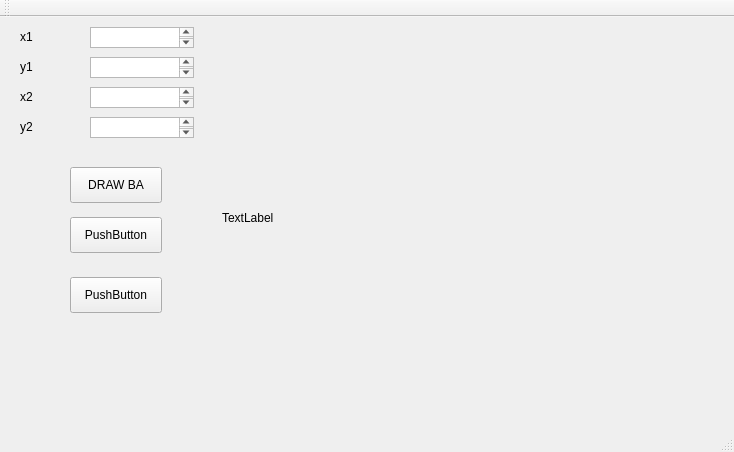
<?xml version="1.0" encoding="UTF-8"?>
<ui version="4.0">
 <class>MainWindow</class>
 <widget class="QMainWindow" name="MainWindow">
  <property name="geometry">
   <rect>
    <x>0</x>
    <y>0</y>
    <width>734</width>
    <height>452</height>
   </rect>
  </property>
  <property name="windowTitle">
   <string>MainWindow</string>
  </property>
  <widget class="QWidget" name="centralWidget">
   <widget class="QLabel" name="label">
    <property name="geometry">
     <rect>
      <x>20</x>
      <y>10</y>
      <width>63</width>
      <height>20</height>
     </rect>
    </property>
    <property name="text">
     <string>x1</string>
    </property>
   </widget>
   <widget class="QLabel" name="label_2">
    <property name="geometry">
     <rect>
      <x>20</x>
      <y>40</y>
      <width>63</width>
      <height>20</height>
     </rect>
    </property>
    <property name="text">
     <string>y1</string>
    </property>
   </widget>
   <widget class="QLabel" name="label_3">
    <property name="geometry">
     <rect>
      <x>20</x>
      <y>70</y>
      <width>63</width>
      <height>20</height>
     </rect>
    </property>
    <property name="text">
     <string>x2</string>
    </property>
   </widget>
   <widget class="QLabel" name="label_4">
    <property name="geometry">
     <rect>
      <x>20</x>
      <y>100</y>
      <width>63</width>
      <height>20</height>
     </rect>
    </property>
    <property name="text">
     <string>y2</string>
    </property>
   </widget>
   <widget class="QTextEdit" name="textEdit">
    <property name="geometry">
     <rect>
      <x>90</x>
      <y>10</y>
      <width>104</width>
      <height>21</height>
     </rect>
    </property>
   </widget>
   <widget class="QTextEdit" name="textEdit_2">
    <property name="geometry">
     <rect>
      <x>90</x>
      <y>40</y>
      <width>104</width>
      <height>21</height>
     </rect>
    </property>
   </widget>
   <widget class="QTextEdit" name="textEdit_3">
    <property name="geometry">
     <rect>
      <x>90</x>
      <y>70</y>
      <width>104</width>
      <height>21</height>
     </rect>
    </property>
   </widget>
   <widget class="QTextEdit" name="textEdit_4">
    <property name="geometry">
     <rect>
      <x>90</x>
      <y>100</y>
      <width>104</width>
      <height>21</height>
     </rect>
    </property>
   </widget>
   <widget class="QPushButton" name="pushButton">
    <property name="geometry">
     <rect>
      <x>70</x>
      <y>150</y>
      <width>92</width>
      <height>36</height>
     </rect>
    </property>
    <property name="text">
     <string>DRAW BA</string>
    </property>
   </widget>
   <widget class="QPushButton" name="pushButton_2">
    <property name="geometry">
     <rect>
      <x>70</x>
      <y>200</y>
      <width>92</width>
      <height>36</height>
     </rect>
    </property>
    <property name="text">
     <string>PushButton</string>
    </property>
   </widget>
   <widget class="QPushButton" name="pushButton_3">
    <property name="geometry">
     <rect>
      <x>70</x>
      <y>260</y>
      <width>92</width>
      <height>36</height>
     </rect>
    </property>
    <property name="text">
     <string>PushButton</string>
    </property>
   </widget>
   <widget class="QLabel" name="label_5">
    <property name="geometry">
     <rect>
      <x>222</x>
      <y>10</y>
      <width>481</width>
      <height>381</height>
     </rect>
    </property>
    <property name="text">
     <string>TextLabel</string>
    </property>
   </widget>
  </widget>
  <widget class="QMenuBar" name="menuBar">
   <property name="geometry">
    <rect>
     <x>0</x>
     <y>0</y>
     <width>734</width>
     <height>28</height>
    </rect>
   </property>
  </widget>
  <widget class="QToolBar" name="mainToolBar">
   <attribute name="toolBarArea">
    <enum>TopToolBarArea</enum>
   </attribute>
   <attribute name="toolBarBreak">
    <bool>false</bool>
   </attribute>
  </widget>
  <widget class="QStatusBar" name="statusBar"/>
 </widget>
 <layoutdefault spacing="6" margin="11"/>
 <resources/>
 <connections/>
</ui>
